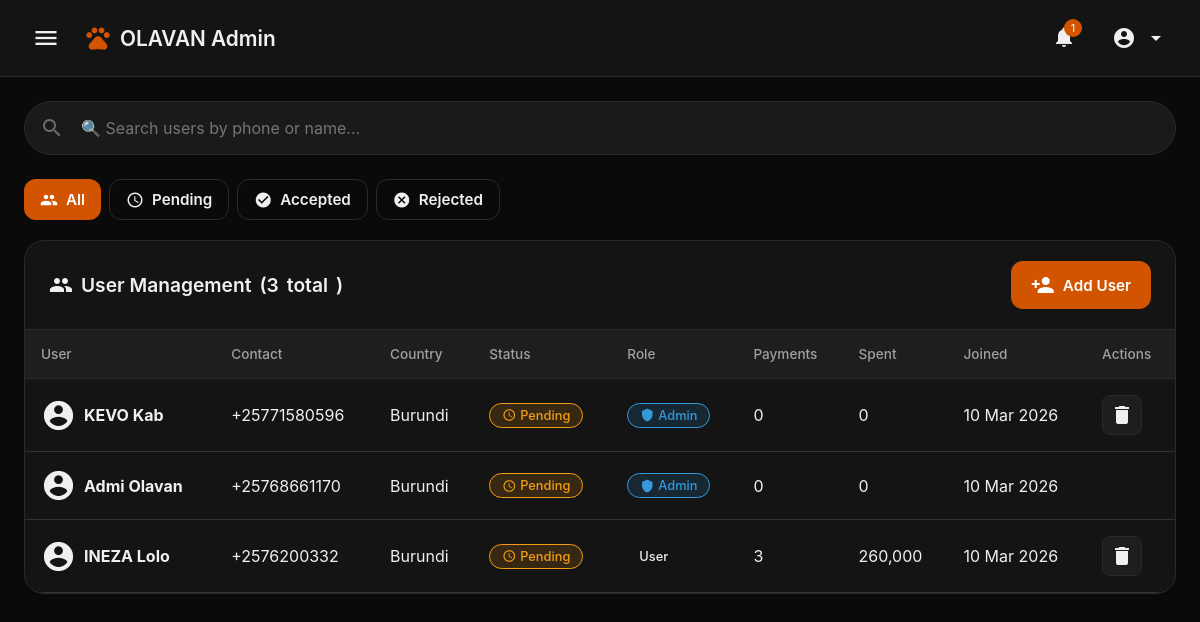
/admin.php?section=users&status=all (signed in), run on the app's committed database.
### tables this page shows
CREATE TABLE `users` (
  `id` int(11) NOT NULL AUTO_INCREMENT,
  `phone_number` varchar(20) NOT NULL,
  `full_name` varchar(100) DEFAULT NULL,
  `country` varchar(50) NOT NULL,
  `password_hash` varchar(255) NOT NULL,
  `profile_image` varchar(255) DEFAULT 'uploads/images/default.jpg',
  `is_admin` tinyint(1) DEFAULT 0,
  `status` enum('pending','accepted','rejected') NOT NULL DEFAULT 'pending',
  `expiry_reminder_sent` tinyint(1) DEFAULT 0,
  `created_at` timestamp NOT NULL DEFAULT current_timestamp(),
  PRIMARY KEY (`id`),
  UNIQUE KEY `phone_number` (`phone_number`)
);

### admin.php (the view, shortened to what this page needs)
<?php
require_once 'db.php';
$admin_id = $_SESSION['user_id'];
$stmt = $pdo->prepare("SELECT * FROM users WHERE id = ?");
$stmt->execute([$admin_id]);
$admin = $stmt->fetch();
$unread_count = $pdo->query("SELECT COUNT(*) FROM notifications WHERE is_read = 0")->fetchColumn();
$search_term = isset($_GET['search']) ? $_GET['search'] : '';
$search_results = [];
$users = $pdo->query("
    SELECT u.*,
    (SELECT COUNT(*) FROM payments WHERE user_id = u.id) as total_payments,
    (SELECT SUM(amount_paid) FROM payments WHERE user_id = u.id) as total_spent
    FROM users u
    ORDER BY u.created_at DESC
")->fetchAll();
$current_section = $_GET['section'] ?? 'dashboard';
?>
<!DOCTYPE html>
<html lang="en">
<head>
</head>
<body>
    <div class="header">
        <div class="header-left">
            <button class="menu-btn" onclick="toggleSidebar()">
                <span class="material-icons">menu</span>
            </button>
            <div class="logo">
                <span class="material-icons">pets</span>
                <span>OLAVAN <span data-i18n="admin">ADMIN</span></span>
            </div>
        </div>
        <div class="header-right">
            <div class="notif-wrapper">
                <button class="notif-btn" onclick="toggleNotifications()">
                    <span class="material-icons">notifications</span>
                    <?php if ($unread_count > 0): ?>
                        <span class="notif-badge"><?php echo $unread_count; ?></span>
                    <?php endif; ?>
                </button>
            </div>
            <div class="user-menu-wrapper">
                <button class="user-menu-btn" onclick="toggleUserMenu()">
                    <?php if (!empty($admin['profile_image']) && file_exists($admin['profile_image'])): ?>
                        <img src="<?php echo htmlspecialchars($admin['profile_image']); ?>" class="user-avatar-small">
                    <?php else: ?>
                        <span class="material-icons">account_circle</span>
                    <?php endif; ?>
                    <span class="material-icons">arrow_drop_down</span>
                </button>
            </div>
        </div>
    </div>
    <div class="content">
<div id="users" class="section <?php echo $current_section == 'users' ? 'active' : ''; ?>">
    <div class="search-bar">
        <span class="material-icons">search</span>
        <input type="text" id="userSearch" placeholder="🔍 Search users by phone or name..." value="<?php echo htmlspecialchars($search_term); ?>">
    </div>
    <div style="display: flex; gap: 8px; margin-bottom: 20px; flex-wrap: wrap;">
        <a href="?section=users&status=all" class="btn <?php echo (!isset($_GET['status']) || $_GET['status'] == 'all') ? 'btn-primary' : 'btn-outline'; ?>" style="padding: 10px 16px;">
            <span class="material-icons" style="font-size: 18px;">people</span> All
        </a>
        <a href="?section=users&status=pending" class="btn <?php echo (isset($_GET['status']) && $_GET['status'] == 'pending') ? 'btn-primary' : 'btn-outline'; ?>" style="padding: 10px 16px;">
            <span class="material-icons" style="font-size: 18px;">schedule</span> Pending
        </a>
        <a href="?section=users&status=accepted" class="btn <?php echo (isset($_GET['status']) && $_GET['status'] == 'accepted') ? 'btn-primary' : 'btn-outline'; ?>" style="padding: 10px 16px;">
            <span class="material-icons" style="font-size: 18px;">check_circle</span> Accepted
        </a>
        <a href="?section=users&status=rejected" class="btn <?php echo (isset($_GET['status']) && $_GET['status'] == 'rejected') ? 'btn-primary' : 'btn-outline'; ?>" style="padding: 10px 16px;">
            <span class="material-icons" style="font-size: 18px;">cancel</span> Rejected
        </a>
    </div>
    <div class="card">
        <div class="card-header">
            <div class="card-title">
                <span class="material-icons">people</span>
                <span data-i18n="user_management">User Management</span> (<?php
                    $display_users = !empty($search_term) ? $search_results : $users;
                    echo count($display_users);
                ?> <span data-i18n="total">total</span>)
            </div>
            <button class="btn btn-primary" onclick="window.location='?section=add'">
                <span class="material-icons">person_add</span> <span data-i18n="add_user">Add User</span>
            </button>
        </div>
        <div class="table-responsive">
            <table>
                <thead>
                    <tr>
                        <th data-i18n="user">User</th>
                        <th data-i18n="contact">Contact</th>
                        <th data-i18n="country">Country</th>
                        <th data-i18n="status">Status</th>
                        <th data-i18n="role">Role</th>
                        <th data-i18n="payments">Payments</th>
                        <th data-i18n="spent">Spent</th>
                        <th data-i18n="joined">Joined</th>
                        <th data-i18n="actions">Actions</th>
                    </tr>
                </thead>
                <tbody>
                    <?php foreach ($display_users as $user): ?>
                        <tr>
                            <td>
                                <div style="display: flex; align-items: center; gap: 8px;">
                                    <?php if ($user['profile_image'] && file_exists($user['profile_image'])): ?>
                                        <img src="<?php echo $user['profile_image']; ?>" style="width: 35px; height: 35px; border-radius: 50%; object-fit: cover;">
                                    <?php else: ?>
                                        <span class="material-icons" style="font-size: 35px;">account_circle</span>
                                    <?php endif; ?>
                                    <strong><?php echo htmlspecialchars($user['full_name'] ?? 'N/A'); ?></strong>
                                </div>
                            </td>
                            <td><?php echo htmlspecialchars($user['phone_number']); ?></td>
                            <td><?php echo htmlspecialchars($user['country']); ?></td>
                            <td>
                                <?php if ($user['status'] == 'accepted'): ?>
                                    <span class="badge badge-success"><span class="material-icons" style="font-size: 14px;">check</span> <span data-i18n="active">Active</span></span>
                                <?php elseif ($user['status'] == 'rejected'): ?>
                                    <span class="badge badge-danger"><span class="material-icons" style="font-size: 14px;">close</span> <span data-i18n="rejected">Rejected</span></span>
                                <?php else: ?>
                                    <span class="badge badge-warning"><span class="material-icons" style="font-size: 14px;">schedule</span> <span data-i18n="pending">Pending</span></span>
                                <?php endif; ?>
                            </td>
                            <td>
                                <?php if ($user['is_admin']): ?>
                                    <span class="badge badge-info"><span class="material-icons" style="font-size: 14px;">shield</span> <span data-i18n="admin">Admin</span></span>
                                <?php else: ?>
                                    <span class="badge"><span data-i18n="user">User</span></span>
                                <?php endif; ?>
                            </td>
                            <td><?php echo $user['total_payments']; ?></td>
                            <td><?php echo number_format($user['total_spent'] ?? 0, 0); ?></td>
                            <td><?php echo date('d M Y', strtotime($user['created_at'])); ?></td>
                            <td>
                                <div class="action-buttons">
                                    <?php if (!$user['is_admin'] || $user['id'] != $admin_id): ?>
                                        <form method="POST" style="display: inline;" onsubmit="return confirm('Delete this user?')">
                                            <button type="submit" name="delete_user" class="btn-icon delete">
                                                <span class="material-icons">delete</span>
                                            </button>
                                        </form>
                                    <?php endif; ?>
                                </div>
                            </td>
                        </tr>
                    <?php endforeach; ?>
                </tbody>
            </table>
        </div>
    </div>
</div>
    </div>
</body>
</html>

### data on the page
users: full_name "KEVO Kab", phone_number "+25771580596", country "Burundi", status "Pending", is_admin 1 (drawn), total_payments "0", total_spent "0", created_at "10 Mar 2026"
users: full_name "Admi Olavan", phone_number "+25768661170", country "Burundi", status "Pending", is_admin 1 (drawn), total_payments "0", total_spent "0", created_at "10 Mar 2026"
users: full_name "INEZA Lolo", phone_number "+2576200332", country "Burundi", status "Pending", is_admin "User", total_payments "3", total_spent "260,000", created_at "10 Mar 2026"

### other printed values
$unread_count "1"
count($display_users) "3"
